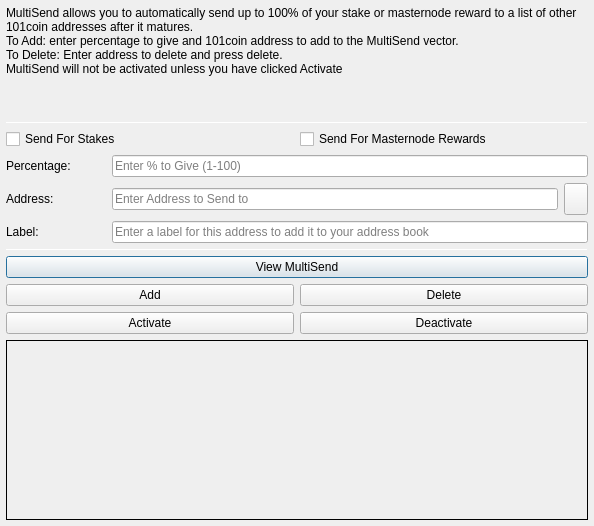
<?xml version="1.0" encoding="UTF-8"?>
<ui version="4.0">
 <class>MultiSendDialog</class>
 <widget class="QDialog" name="MultiSendDialog">
  <property name="windowModality">
   <enum>Qt::NonModal</enum>
  </property>
  <property name="geometry">
   <rect>
    <x>0</x>
    <y>0</y>
    <width>594</width>
    <height>526</height>
   </rect>
  </property>
  <property name="windowTitle">
   <string>MultiSend</string>
  </property>
  <layout class="QVBoxLayout" name="verticalLayout" stretch="0">
   <property name="leftMargin">
    <number>6</number>
   </property>
   <property name="topMargin">
    <number>6</number>
   </property>
   <property name="rightMargin">
    <number>6</number>
   </property>
   <property name="bottomMargin">
    <number>6</number>
   </property>
   <item>
    <layout class="QVBoxLayout" name="verticalLayout_Main" stretch="1,1,1,0,1,1,1">
     <item>
      <widget class="QLabel" name="label_2">
       <property name="lineWidth">
        <number>1</number>
       </property>
       <property name="text">
        <string>MultiSend allows you to automatically send up to 100% of your stake or masternode reward to a list of other 101coin addresses after it matures.
To Add: enter percentage to give and 101coin address to add to the MultiSend vector.
To Delete: Enter address to delete and press delete.
MultiSend will not be activated unless you have clicked Activate</string>
       </property>
       <property name="alignment">
        <set>Qt::AlignLeading|Qt::AlignLeft|Qt::AlignTop</set>
       </property>
       <property name="wordWrap">
        <bool>true</bool>
       </property>
      </widget>
     </item>
     <item>
      <widget class="Line" name="line">
       <property name="minimumSize">
        <size>
         <width>0</width>
         <height>1</height>
        </size>
       </property>
       <property name="maximumSize">
        <size>
         <width>16777215</width>
         <height>1</height>
        </size>
       </property>
       <property name="orientation">
        <enum>Qt::Horizontal</enum>
       </property>
      </widget>
     </item>
     <item>
      <layout class="QVBoxLayout" name="verticalLayout_Settings">
       <item>
        <layout class="QHBoxLayout" name="horizontalLayout">
         <item>
          <widget class="QCheckBox" name="multiSendStakeCheckBox">
           <property name="text">
            <string>Send For Stakes</string>
           </property>
          </widget>
         </item>
         <item>
          <widget class="QCheckBox" name="multiSendMasternodeCheckBox">
           <property name="text">
            <string>Send For Masternode Rewards</string>
           </property>
          </widget>
         </item>
        </layout>
       </item>
       <item>
        <layout class="QHBoxLayout" name="horizontalLayout_6">
         <item>
          <widget class="QLabel" name="label">
           <property name="minimumSize">
            <size>
             <width>100</width>
             <height>0</height>
            </size>
           </property>
           <property name="toolTip">
            <string>Percentage of stake to send</string>
           </property>
           <property name="text">
            <string>Percentage:</string>
           </property>
          </widget>
         </item>
         <item>
          <widget class="QLineEdit" name="multiSendPercentEdit">
           <property name="toolTip">
            <string>Enter whole numbers 1 - 100</string>
           </property>
           <property name="placeholderText">
            <string>Enter % to Give (1-100)</string>
           </property>
          </widget>
         </item>
        </layout>
       </item>
       <item>
        <layout class="QHBoxLayout" name="horizontalLayout_7">
         <item>
          <widget class="QLabel" name="label_5">
           <property name="minimumSize">
            <size>
             <width>100</width>
             <height>0</height>
            </size>
           </property>
           <property name="toolTip">
            <string>Address to send portion of stake to</string>
           </property>
           <property name="text">
            <string>Address:</string>
           </property>
          </widget>
         </item>
         <item>
          <widget class="QLineEdit" name="multiSendAddressEdit">
           <property name="toolTip">
            <string/>
           </property>
           <property name="placeholderText">
            <string>Enter Address to Send to</string>
           </property>
          </widget>
         </item>
         <item>
          <widget class="QToolButton" name="addressBookButton">
           <property name="maximumSize">
            <size>
             <width>16777215</width>
             <height>32</height>
            </size>
           </property>
           <property name="toolTip">
            <string>Choose an address from the address book</string>
           </property>
           <property name="text">
            <string/>
           </property>
           <property name="icon">
            <iconset resource="../101coin.qrc">
             <normaloff>:/icons/address-book</normaloff>:/icons/address-book</iconset>
           </property>
           <property name="shortcut">
            <string>Alt+A</string>
           </property>
          </widget>
         </item>
        </layout>
       </item>
      </layout>
     </item>
     <item>
      <layout class="QHBoxLayout" name="horizontalLayout_3">
       <item>
        <widget class="QLabel" name="label_3">
         <property name="minimumSize">
          <size>
           <width>100</width>
           <height>0</height>
          </size>
         </property>
         <property name="text">
          <string>Label:</string>
         </property>
        </widget>
       </item>
       <item>
        <widget class="QLineEdit" name="labelAddressLabelEdit">
         <property name="placeholderText">
          <string>Enter a label for this address to add it to your address book</string>
         </property>
        </widget>
       </item>
      </layout>
     </item>
     <item>
      <widget class="Line" name="line_2">
       <property name="minimumSize">
        <size>
         <width>0</width>
         <height>1</height>
        </size>
       </property>
       <property name="maximumSize">
        <size>
         <width>16777215</width>
         <height>1</height>
        </size>
       </property>
       <property name="orientation">
        <enum>Qt::Horizontal</enum>
       </property>
      </widget>
     </item>
     <item>
      <layout class="QVBoxLayout" name="verticalLayout_Buttons">
       <item>
        <layout class="QHBoxLayout" name="horizontalLayout_4">
         <item>
          <widget class="QPushButton" name="viewButton">
           <property name="toolTip">
            <string/>
           </property>
           <property name="statusTip">
            <string>View MultiSend Vector</string>
           </property>
           <property name="text">
            <string>View MultiSend</string>
           </property>
          </widget>
         </item>
        </layout>
       </item>
       <item>
        <layout class="QHBoxLayout" name="horizontalLayout_2">
         <item>
          <widget class="QPushButton" name="addButton">
           <property name="toolTip">
            <string/>
           </property>
           <property name="statusTip">
            <string>Add to MultiSend Vector</string>
           </property>
           <property name="text">
            <string>Add</string>
           </property>
          </widget>
         </item>
         <item>
          <widget class="QPushButton" name="deleteButton">
           <property name="toolTip">
            <string/>
           </property>
           <property name="statusTip">
            <string>Delete Address From MultiSend Vector</string>
           </property>
           <property name="text">
            <string>Delete</string>
           </property>
          </widget>
         </item>
        </layout>
       </item>
       <item>
        <layout class="QHBoxLayout" name="horizontalLayout_5">
         <item>
          <widget class="QPushButton" name="activateButton">
           <property name="statusTip">
            <string>Activate MultiSend</string>
           </property>
           <property name="text">
            <string>Activate</string>
           </property>
          </widget>
         </item>
         <item>
          <widget class="QPushButton" name="disableButton">
           <property name="statusTip">
            <string>Deactivate MultiSend</string>
           </property>
           <property name="text">
            <string>Deactivate</string>
           </property>
          </widget>
         </item>
        </layout>
       </item>
      </layout>
     </item>
     <item>
      <widget class="QLabel" name="message">
       <property name="minimumSize">
        <size>
         <width>0</width>
         <height>180</height>
        </size>
       </property>
       <property name="frameShape">
        <enum>QFrame::Panel</enum>
       </property>
       <property name="frameShadow">
        <enum>QFrame::Plain</enum>
       </property>
       <property name="lineWidth">
        <number>1</number>
       </property>
       <property name="midLineWidth">
        <number>1</number>
       </property>
       <property name="text">
        <string/>
       </property>
       <property name="alignment">
        <set>Qt::AlignLeading|Qt::AlignLeft|Qt::AlignTop</set>
       </property>
       <property name="wordWrap">
        <bool>true</bool>
       </property>
      </widget>
     </item>
    </layout>
   </item>
  </layout>
 </widget>
 <resources>
  <include location="../101coin.qrc"/>
 </resources>
 <connections/>
</ui>
